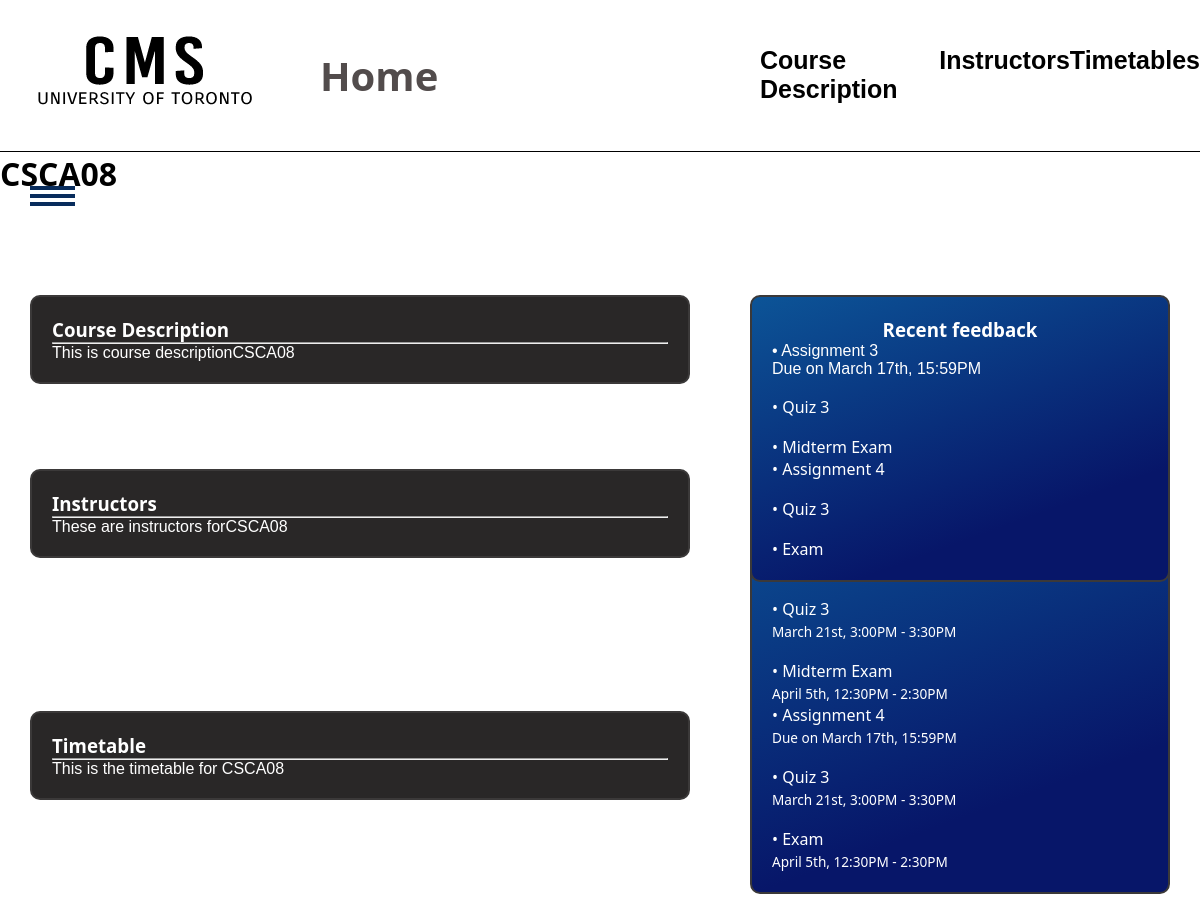
Page /courses/CSCA08 on the committed database.
### tables this page shows
CREATE TABLE "coursehomepage" (
	"courseid"	TEXT UNIQUE,
	"coursedescription"	TEXT,
	"courseinstructors"	TEXT,
	"coursetimetable"	TEXT
);

### app.py (the view)
@app.route('/courses/<courseid>')
def show_course_page(courseid):
    print(courseid)
    coursepageinfo = d.query("SELECT * FROM coursehomepage WHERE courseid = '"+ courseid +"';")
    if checkvalidcourseid(courseid):
        return "Course ID is invalid"
    g.courseid = courseid
    g.description = coursepageinfo[0][1]
    g.instructors = coursepageinfo[0][2]
    g.timetable = coursepageinfo[0][3]
    return render_template('coursepage.html')

### app.py (called while the page is built)
def checkvalidcourseid(courseid):
    courses = d.query("SELECT * FROM courses WHERE courseid = '"+ courseid +"';")
    return len(courses) != 1

### database.py (called while the page is built)
def query(sql):
    con = sqlite3.connect(DATABASE_PATH)
    cur = con.cursor()
    cur.execute(sql)
    rows = cur.fetchall()
    con.commit()
    con.close()
    return rows

### templates/coursepage.html (shortened to what this page needs)
<!DOCTYPE html>
<html lang="en">
<head>
    <link rel="stylesheet" href="/static/css/style.css">
</head>
<body>
    <header>
        <nav>
            <img class="uoftlogo" src="/static/images/CMSlogo.png" alt="Logo">
            <h1>Home</h1>
            <ul>
                <li><a data-page="course" href="#"><b>Course Description</b></a> </li>
                <li><a data-page="instructors" href="#"><b>Instructors</b></a> </li>
                <li><a data-page="office" href="#"><b>Timetables</b></a> </li>
            </ul>
        </nav>
    </header>
    <div id="sidebar">
        <div class="toggle-btn" onclick="show()">
            <span></span>
            <span></span>
            <span></span>
        </div>
    </div>
    <h1>{{g.courseid}}</h1>
    <div class="homecontent">
        <div class="coursedescription">
            <h3>Course Description</h3>
            <hr> {{g.description}}
        </div>
        <div class="instructors">
            <h3>Instructors</h3>
            <hr> {{g.instructors}}
        </div>
        <div class="TimeTable">
            <h3>Timetable</h3>
            <hr> {{g.timetable}}
        </div>
        <div class="eventswidget">
            <h3>Upcoming Deadlines</h3>
            <hr>
            <br>
            <p>
                • Assignment 3<br />
                <span>Due on March 17th, 15:59PM</span>
            </p>
            <br>
            <p>
                • Quiz 3<br />
                <span>March 21st, 3:00PM - 3:30PM</span>
            </p>
            <br>
            <p>
                • Midterm Exam<br />
                <span>April 5th, 12:30PM - 2:30PM</span>
            </p>
            <p>
                • Assignment 4<br />
                <span>Due on March 17th, 15:59PM</span>
            </p>
            <br>
            <p>
                • Quiz 3<br />
                <span>March 21st, 3:00PM - 3:30PM</span>
            </p>
            <br>
            <p>
                • Exam<br />
                <span>April 5th, 12:30PM - 2:30PM</span>
            </p>
        </div>
        <div class="feedback">
            <h3>Recent feedback</h3>
            • Assignment 3<br />
            <span>Due on March 17th, 15:59PM</span>
            <br>
            <p>
                • Quiz 3<br />
            </p>
            <br>
            <p>
                • Midterm Exam<br />
            </p>
            <p>
                • Assignment 4<br />
            </p>
            <br>
            <p>
                • Quiz 3<br />
            </p>
            <br>
            <p>
                • Exam<br />
            </p>
        </div>
    </div>
</body>
</html>

### static/css/style.css (style rules this page uses)
* { margin:0; padding:0; box-sizing: border-box; }
html { scroll-behavior: smooth; }
p { font-family: 'Segoe UI', 'San Francisco', Tahoma, Geneva, Verdana, sans-serif; }
h1 { font-family: 'Segoe UI', 'San Francisco', Tahoma, Geneva, Verdana, sans-serif; }
h3 { font-family: 'Segoe UI', 'San Francisco', Tahoma, Geneva, Verdana, sans-serif; }
body { font-family: Helvetica; }
header { font-size: 20px; border-bottom:1px solid rgb(0,0,0); padding-bottom:1px; position: sticky; top: 0px; background: white; }
nav { position: relative; min-height:10vh; display: flex; align-items: center; justify-content: space-between; }
.uoftlogo { padding-left:20px; padding-right:10px; }
nav h1 { Color: rgb(82, 76, 76); padding-left:40px; font-size: 40px; flex :1; }
nav ul { list-style: none; display: flex; justify-content: space-around; font-size:25px; flex :1; }
nav a { color: black; text-decoration: none; }
#sidebar { position: fixed; width: 300px; height: 100%; background:#082c5c; left: -300px; transition: 0.4s ease; }
#sidebar .toggle-btn { position: absolute; top:30px; left: 330px; }
.toggle-btn span { width: 45px; height:4px; background: #082c5c; display: block; margin-top: 4px; }
.homecontent { margin-top:50px; padding-top: 20px; color: white; display: grid; grid-template-columns: 60% 40%; }
.homecontent div { padding: 20px; margin:30px; border-radius: 10px; }
.coursedescription { grid-column: 1/2; background-color: #292727; align-self: flex-start; border: 2px #3b3939 solid; }
.instructors { grid-column: 1/2; background-color: #292727; align-self: flex-start; border: 2px #3b3939 solid; }
.TimeTable { grid-column: 1/2; background-color: #292727; align-self: flex-start; border: 2px #3b3939 solid; }
.eventswidget { grid-column: 2/3; grid-row: 2/4; background-image: linear-gradient(160deg, #0c5497 0%, #071669 74%); align-self: flex-start; border: 2px #3b3939 solid; }
.eventswidget h3 { text-align: center; }
.eventswidget hr { width:60%; }
.eventswidget p span { font-weight:lighter; font-size: 85%; }
.feedback { grid-column: 2/3; grid-row: 1/3; background-image: linear-gradient(160deg, #0c5497 0%, #071669 74%); align-self: flex-start; border: 2px #3b3939 solid; }
.feedback h3 { text-align: center; }

### rows in the picture
coursehomepage: description "This is course descriptionCSCA08", instructors "These are instructors forCSCA08", timetable "This is the timetable for CSCA08"

### other values in the picture
{{ g.courseid }} "CSCA08"
